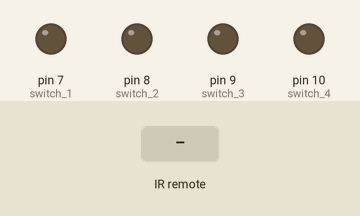
Recording of a sketch running on a simulated Arduino Uno, built with avr-gcc and run on an emulated ATmega328P. Shown: output pins drawn as LEDs (lit = HIGH). The inputs (shaded band) are chosen by the test bench.

Above: at 1.2 s.
1.3 s: infrared code 0x10EFA956 received
At 2.1 s:
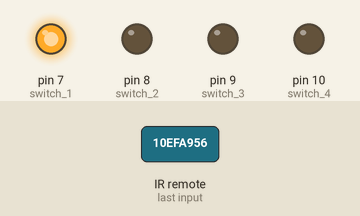
2.8 s: infrared code 0x10EF9966 received
At 3.2 s:
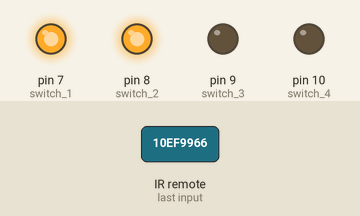
4.3 s: infrared code 0x10EFB946 received
At 5.5 s:
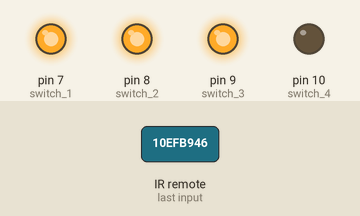
5.8 s: infrared code 0x10EF6B94 received
At 6.7 s:
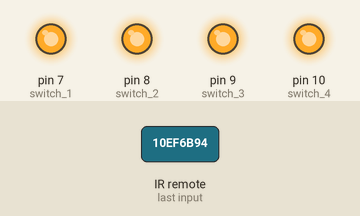
7.3 s: infrared code 0x10EFA956 received
At 7.9 s:
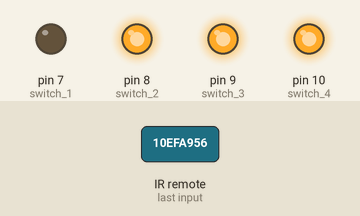
8.8 s: infrared code 0x10EF9966 received
At 10.2 s:
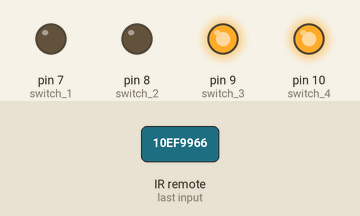
Timing chart, 0 to 11.3 s (numbered marks = the images above; inputs shaded):
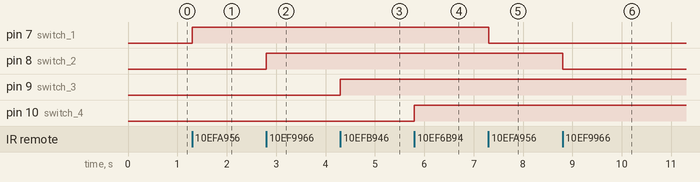

The sketch:

TECHSTUDYCELL_IR_RELAY_ARDUINO_CODE_copy_20250227100008.ino
```cpp
#include <IRremote.h>
//Define PIN constant
const int switch_1 = 7;
const int switch_2 = 8;
const int switch_3 = 9;
const int switch_4 = 10;
int RECV_PIN = 11;

int toggleState_1 = 0; //Define integer to remember the toggle state for switch 1
int toggleState_2 = 0; //Define integer to remember the toggle state for switch 2
int toggleState_3 = 0; //Define integer to remember the toggle state for switch 3
int toggleState_4 = 0; //Define integer to remember the toggle state for switch 4

//Define IR receiver and Result Objects
IRrecv irrecv(RECV_PIN);
decode_results results;

void setup()
{
  Serial.begin(9600);
  irrecv.enableIRIn(); // Enable the IR receiver
   pinMode(switch_1, OUTPUT);
   pinMode(switch_2, OUTPUT);
   pinMode(switch_3, OUTPUT);
   pinMode(switch_4, OUTPUT);
}
void loop() {
  if (irrecv.decode(&results)) {

    switch(results.value){
      case 0x10EFA956:        // 10EFA956 = Hex code for IR remote button 1 (change this)
                if(toggleState_1 == 0){
                  digitalWrite(switch_1, HIGH); // turn on switch 1
                  toggleState_1 = 1;
                  }
                else{
                  digitalWrite(switch_1, LOW); // turn off switch 1
                  toggleState_1 = 0;
                  }
                  delay(100);
      break;
      case 0x10EF9966:          // 10EF9966 = Hex code for IR remote button 2 (change this)
                if(toggleState_2 == 0){
                  digitalWrite(switch_2, HIGH); // turn on switch 2
                  toggleState_2 = 1;
                  }
                else{
                  digitalWrite(switch_2, LOW); // turn off switch 2
                  toggleState_2 = 0;
                  }
                  delay(100);
      break;
      case 0x10EFB946: //(change this)
                if(toggleState_3 == 0){
                  digitalWrite(switch_3, HIGH); // turn on switch 3
                  toggleState_3 = 1;
                  }
                else{
                  digitalWrite(switch_3, LOW); // turn off switch 3
                  toggleState_3 = 0;
                  }
                  delay(100);
      break;
      case 0x10EF6B94: //(change this)
                if(toggleState_4 == 0){
                  digitalWrite(switch_4, HIGH); // turn on switch 4
                  toggleState_4 = 1;
                  }
                else{
                  digitalWrite(switch_4, LOW); // turn off switch 4
                  toggleState_4 = 0;
                  }
                  delay(100);
      break;
      default : break;
      }
    irrecv.resume(); // Receive the next value
  }
}
```

Measured:
- after the input at 1.3 s, pin 7 (switch_1): LOW → HIGH at once
- after the input at 2.8 s, pin 8 (switch_2): LOW → HIGH at once
- after the input at 4.3 s, pin 9 (switch_3): LOW → HIGH at once
- after the input at 5.8 s, pin 10 (switch_4): LOW → HIGH at once
- after the input at 7.3 s, pin 7 (switch_1): HIGH → LOW at once
- after the input at 8.8 s, pin 8 (switch_2): HIGH → LOW at once
